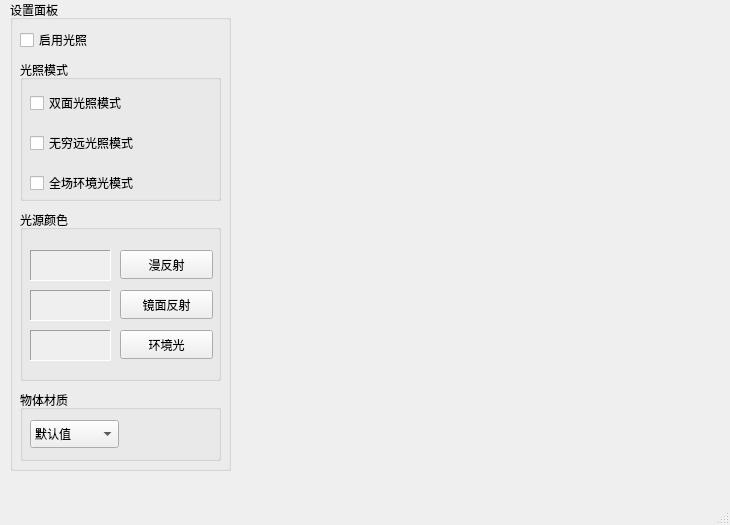
<?xml version="1.0" encoding="UTF-8"?>
<ui version="4.0">
 <class>MainWindow</class>
 <widget class="QMainWindow" name="MainWindow">
  <property name="geometry">
   <rect>
    <x>0</x>
    <y>0</y>
    <width>730</width>
    <height>525</height>
   </rect>
  </property>
  <property name="windowTitle">
   <string>光照模型</string>
  </property>
  <widget class="QWidget" name="centralwidget">
   <widget class="QGroupBox" name="groupBox_set">
    <property name="geometry">
     <rect>
      <x>10</x>
      <y>0</y>
      <width>221</width>
      <height>471</height>
     </rect>
    </property>
    <property name="title">
     <string>设置面板</string>
    </property>
    <widget class="QCheckBox" name="checkBox_lightEnable">
     <property name="geometry">
      <rect>
       <x>10</x>
       <y>30</y>
       <width>91</width>
       <height>20</height>
      </rect>
     </property>
     <property name="text">
      <string>启用光照</string>
     </property>
    </widget>
    <widget class="QGroupBox" name="groupBox_light">
     <property name="geometry">
      <rect>
       <x>10</x>
       <y>60</y>
       <width>201</width>
       <height>141</height>
      </rect>
     </property>
     <property name="title">
      <string>光照模式</string>
     </property>
     <widget class="QCheckBox" name="checkBox_doubleFace">
      <property name="geometry">
       <rect>
        <x>10</x>
        <y>30</y>
        <width>131</width>
        <height>26</height>
       </rect>
      </property>
      <property name="text">
       <string>双面光照模式</string>
      </property>
     </widget>
     <widget class="QCheckBox" name="checkBox_infinete">
      <property name="geometry">
       <rect>
        <x>10</x>
        <y>70</y>
        <width>131</width>
        <height>26</height>
       </rect>
      </property>
      <property name="text">
       <string>无穷远光照模式</string>
      </property>
     </widget>
     <widget class="QCheckBox" name="checkBox_global">
      <property name="geometry">
       <rect>
        <x>10</x>
        <y>110</y>
        <width>131</width>
        <height>26</height>
       </rect>
      </property>
      <property name="text">
       <string>全场环境光模式</string>
      </property>
     </widget>
    </widget>
    <widget class="QGroupBox" name="groupBox_lightColor">
     <property name="geometry">
      <rect>
       <x>10</x>
       <y>210</y>
       <width>201</width>
       <height>171</height>
      </rect>
     </property>
     <property name="title">
      <string>光源颜色</string>
     </property>
     <widget class="QFrame" name="frameColor_diffuse">
      <property name="geometry">
       <rect>
        <x>10</x>
        <y>40</y>
        <width>81</width>
        <height>31</height>
       </rect>
      </property>
      <property name="autoFillBackground">
       <bool>true</bool>
      </property>
      <property name="frameShape">
       <enum>QFrame::Panel</enum>
      </property>
      <property name="frameShadow">
       <enum>QFrame::Sunken</enum>
      </property>
     </widget>
     <widget class="QFrame" name="frameColor_specular">
      <property name="geometry">
       <rect>
        <x>10</x>
        <y>80</y>
        <width>81</width>
        <height>31</height>
       </rect>
      </property>
      <property name="autoFillBackground">
       <bool>true</bool>
      </property>
      <property name="frameShape">
       <enum>QFrame::Panel</enum>
      </property>
      <property name="frameShadow">
       <enum>QFrame::Sunken</enum>
      </property>
     </widget>
     <widget class="QFrame" name="frameColor_ambient">
      <property name="geometry">
       <rect>
        <x>10</x>
        <y>120</y>
        <width>81</width>
        <height>31</height>
       </rect>
      </property>
      <property name="autoFillBackground">
       <bool>true</bool>
      </property>
      <property name="frameShape">
       <enum>QFrame::Panel</enum>
      </property>
      <property name="frameShadow">
       <enum>QFrame::Sunken</enum>
      </property>
     </widget>
     <widget class="QPushButton" name="pushButton_diffuse">
      <property name="geometry">
       <rect>
        <x>100</x>
        <y>40</y>
        <width>93</width>
        <height>29</height>
       </rect>
      </property>
      <property name="text">
       <string>漫反射</string>
      </property>
     </widget>
     <widget class="QPushButton" name="pushButton_specular">
      <property name="geometry">
       <rect>
        <x>100</x>
        <y>80</y>
        <width>93</width>
        <height>29</height>
       </rect>
      </property>
      <property name="text">
       <string>镜面反射</string>
      </property>
     </widget>
     <widget class="QPushButton" name="pushButton_ambient">
      <property name="geometry">
       <rect>
        <x>100</x>
        <y>120</y>
        <width>93</width>
        <height>29</height>
       </rect>
      </property>
      <property name="text">
       <string>环境光</string>
      </property>
     </widget>
    </widget>
    <widget class="QGroupBox" name="groupBox_material">
     <property name="geometry">
      <rect>
       <x>10</x>
       <y>390</y>
       <width>201</width>
       <height>71</height>
      </rect>
     </property>
     <property name="title">
      <string>物体材质</string>
     </property>
     <widget class="QComboBox" name="comboBox_material">
      <property name="geometry">
       <rect>
        <x>10</x>
        <y>30</y>
        <width>89</width>
        <height>28</height>
       </rect>
      </property>
      <item>
       <property name="text">
        <string>默认值</string>
       </property>
      </item>
      <item>
       <property name="text">
        <string>红宝石</string>
       </property>
      </item>
      <item>
       <property name="text">
        <string>黄铜</string>
       </property>
      </item>
      <item>
       <property name="text">
        <string>青铜</string>
       </property>
      </item>
      <item>
       <property name="text">
        <string>白银</string>
       </property>
      </item>
      <item>
       <property name="text">
        <string>祖母绿</string>
       </property>
      </item>
     </widget>
    </widget>
   </widget>
   <widget class="widgetDraw" name="widget_draw" native="true">
    <property name="geometry">
     <rect>
      <x>250</x>
      <y>10</y>
      <width>460</width>
      <height>451</height>
     </rect>
    </property>
    <property name="autoFillBackground">
     <bool>true</bool>
    </property>
   </widget>
  </widget>
  <widget class="QMenuBar" name="menubar">
   <property name="geometry">
    <rect>
     <x>0</x>
     <y>0</y>
     <width>730</width>
     <height>25</height>
    </rect>
   </property>
  </widget>
  <widget class="QStatusBar" name="statusbar"/>
 </widget>
 <customwidgets>
  <customwidget>
   <class>widgetDraw</class>
   <extends>QWidget</extends>
   <header>widgetdraw.h</header>
   <container>1</container>
  </customwidget>
 </customwidgets>
 <resources/>
 <connections/>
</ui>
